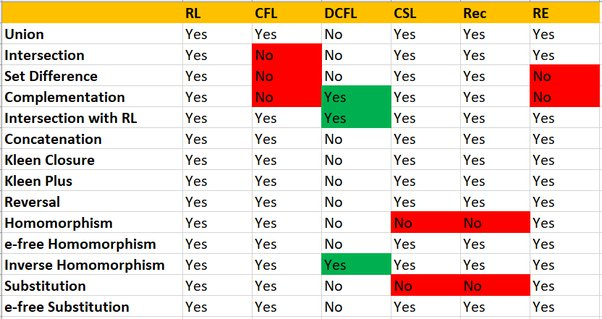
#> input picture images/1 - Copy.jpeg, 602 x 319 px
$ python -i Text_Encoder.py   (imports and definitions only)
#> lines starting #> are read from the running program, lines starting #| are printed output that depends on the picture

# importing the required packages
import cv2
import numpy as np
import argparse
from pathlib import Path
import math
import getpass
import os

#Global Variables used in program
count=0
d = []
password = ""

# Function to convert the the content into it's relevant binary form
# [47 lines left out: functions to_binary, encoding_in_image, not called in this run]


# Hiding the data inside the picture by using LSB(Least Significant Bit) Image Steganography technique
def hidedata(s_msg):
    # Splitting original string to 5 parts

    length = len(s_msg)

    ch = math.ceil(length/count)

    messageList = []
    i=0

    # Adding The delimiter string to every list entry
    for x in range(0, count):
        part= s_msg[i:i+ch]
        if(x == 0):
          message_text = part+f"@%#/{password}@%#/{x}seq###"
        else:
          message_text = part+f"{x}seq###"
        b_msg = to_binary(message_text)
        messageList.append(b_msg)
        i = i+ch

    return messageList


# Encode the data into the image
#looping all images and encoding message data in those images

def encode(data):

    # Check if data to be encoded is provided
    if len(data) == 0:
        raise ValueError("Text to be encoded is not given")


    messageList = hidedata(data)
    i = 0
    for x in d:
        file_path = f"./images/{x}"
        print(f"Starting encoding in image {x}...")
        image = cv2.imread(file_path)
        encoded_img = encoding_in_image(image, messageList[i])
        path = '\\'.join(file_path.split('\\')[:-1]) if '\\' in file_path else ''
        encode_filename = file_path.split('\\')[-1].split('.')[0]
        path += ('\\' + encode_filename) if '\\' in file_path else encode_filename
        folderPath = path + './encodedImages/'
        if(x == 0):
          os.mkdir(folderPath)

        cv2.imwrite(f'{folderPath}_encoded{i}.png', encoded_img)
        i=i+1

    print(".\n.\n.\n.")
    print("Encoding completed!")

# [5 lines left out: function dir_path, not called in this run]

# [47 lines not run here, left out]

>>> import cv2
>>> picture = cv2.imread('images/1 - Copy.jpeg', cv2.IMREAD_GRAYSCALE)
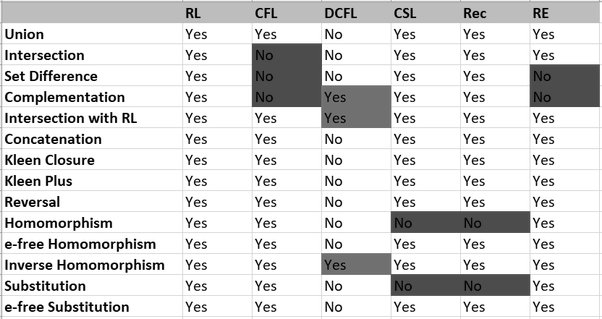
#> picture: shape (319, 602); min 0, max 255, mean 218.3
>>> result = encode(picture)
#> in hidedata, `length = len(s_msg)`: length = 319
#> (the run stopped early here; a loop or call above may not have finished)
